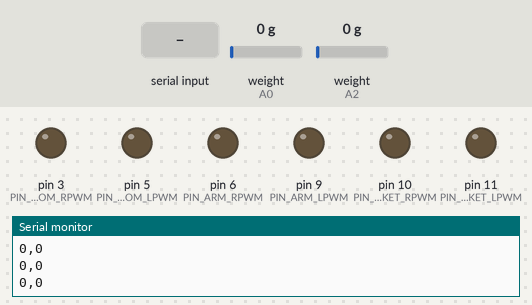
Bench run of a sketch on a simulated Arduino Uno, built with avr-gcc and run on an emulated ATmega328P. Parts: output pins drawn as LEDs (lit = HIGH), the last lines printed to the serial monitor. The inputs (shaded band) are chosen by the test bench; at power-on: weight on the scale (sensors on A0, A2) 0 g.

Above: at 1.2 s.
1.3 s: "i" received over Serial
At 1.8 s:
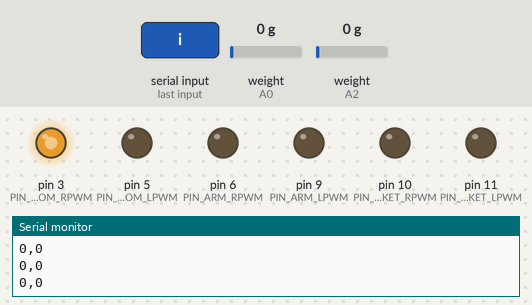
2.9 s: "k" received over Serial
At 4.2 s:
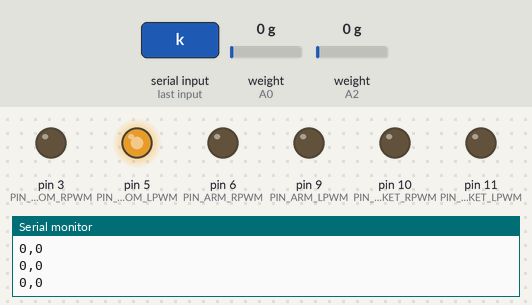
4.5 s: "w" received over Serial
At 5.7 s:
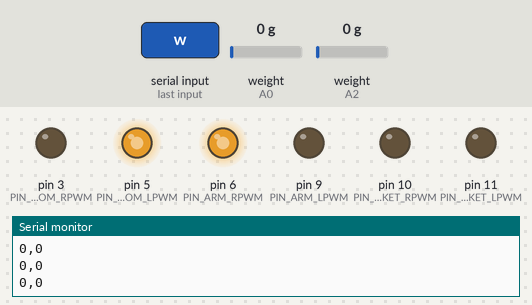
6.1 s: "I" received over Serial
At 7.1 s:
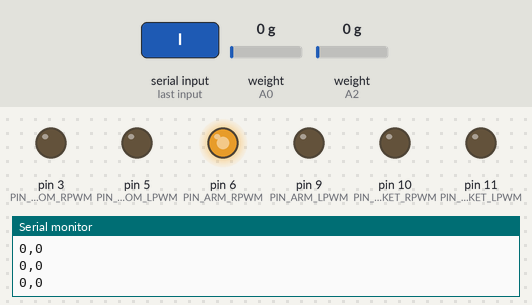
7.7 s: "s" received over Serial
At 8.5 s:
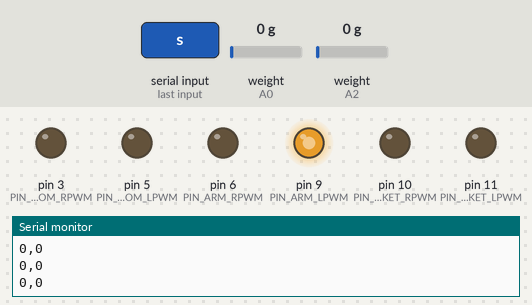
9.3 s: "l" received over Serial
At 9.9 s:
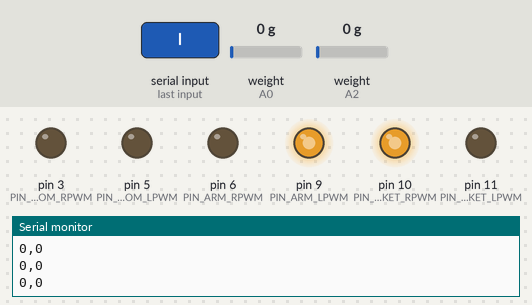
Timing chart, 0 to 11.9 s (numbered marks = the images above; inputs shaded):
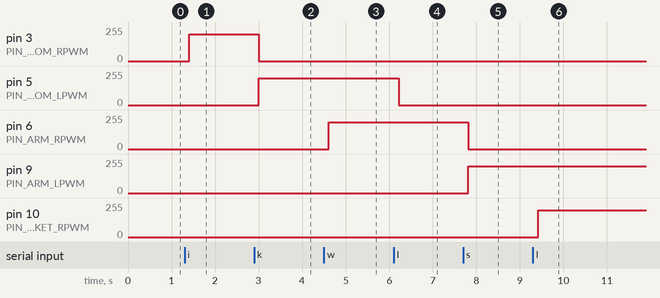

Measured:
- after the input at 1.3 s, pin 3 (PIN_BOOM_RPWM): 0/255 → 200/255 after 0.10 s
- after the input at 2.9 s, pin 3 (PIN_BOOM_RPWM): 200/255 → 0/255 after 0.11 s; pin 5 (PIN_BOOM_LPWM): 0/255 → 200/255 after 0.11 s
- after the input at 4.5 s, pin 6 (PIN_ARM_RPWM): 0/255 → 200/255 after 0.11 s
- after the input at 6.1 s, pin 5 (PIN_BOOM_LPWM): 200/255 → 0/255 after 0.12 s
- after the input at 7.7 s, pin 6 (PIN_ARM_RPWM): 200/255 → 0/255 after 0.12 s; pin 9 (PIN_ARM_LPWM): 0/255 → 200/255 after 0.12 s
- after the input at 9.3 s, pin 10 (PIN_BUCKET_RPWM): 0/255 → 200/255 after 0.12 s

The sketch:

dual_loadcell.ino
```cpp
/*
 * 캡스톤 프로젝트: 반응속도 최적화 (Non-blocking)
 * - 통신 속도: 115200 bps (고속)
 * - 로드셀: 기다리지 않고(is_ready) 데이터가 있을 때만 읽음
 */

#include "HX711.h"

// --- 핀 설정 ---
constexpr uint8_t PIN_BOOM_RPWM = 3;
constexpr uint8_t PIN_BOOM_LPWM = 5;
constexpr uint8_t PIN_ARM_RPWM = 6;
constexpr uint8_t PIN_ARM_LPWM = 9;
constexpr uint8_t PIN_BUCKET_RPWM = 10;
constexpr uint8_t PIN_BUCKET_LPWM = 11;
constexpr uint8_t PWM_MAX = 200; // 최대 속도 (필요시 255로 상향 가능)

// 로드셀 핀
const int LC1_DOUT = A0;
const int LC1_SCK = A1;
const int LC2_DOUT = A2;
const int LC2_SCK = A3;

HX711 scale1;
HX711 scale2;

// --- 모터 함수 ---
void drive(int pinPwm, int pinLow, int speed) {
  digitalWrite(pinLow, LOW);
  analogWrite(pinPwm, speed);
}
void stop(int pin1, int pin2) {
  digitalWrite(pin1, LOW);
  digitalWrite(pin2, LOW);
}

void setup() {
  pinMode(PIN_BOOM_RPWM, OUTPUT); pinMode(PIN_BOOM_LPWM, OUTPUT);
  pinMode(PIN_ARM_RPWM, OUTPUT);  pinMode(PIN_ARM_LPWM, OUTPUT);
  pinMode(PIN_BUCKET_RPWM, OUTPUT); pinMode(PIN_BUCKET_LPWM, OUTPUT);

  stop(PIN_BOOM_RPWM, PIN_BOOM_LPWM);
  stop(PIN_ARM_RPWM, PIN_ARM_LPWM);
  stop(PIN_BUCKET_RPWM, PIN_BUCKET_LPWM);

  // 🚀 [중요] 통신 속도를 115200으로 올림
  Serial.begin(115200);

  // 로드셀 시작 (tare 사용 안 함 -> 멈춤 방지)
  scale1.begin(LC1_DOUT, LC1_SCK);
  scale2.begin(LC2_DOUT, LC2_SCK);
}

void loop() {
  // ==========================================
  // 1. 모터 제어 (최우선 처리 - 딜레이 0초)
  // ==========================================
  if (Serial.available()) {
    char cmd = Serial.read();
    switch (cmd) {
      case 'i': drive(PIN_BOOM_RPWM, PIN_BOOM_LPWM, PWM_MAX); break;
      case 'k': drive(PIN_BOOM_LPWM, PIN_BOOM_RPWM, PWM_MAX); break;
      case 'I': case 'K': stop(PIN_BOOM_RPWM, PIN_BOOM_LPWM); break;

      case 'w': drive(PIN_ARM_RPWM, PIN_ARM_LPWM, PWM_MAX); break;
      case 's': drive(PIN_ARM_LPWM, PIN_ARM_RPWM, PWM_MAX); break;
      case 'W': case 'S': stop(PIN_ARM_RPWM, PIN_ARM_LPWM); break;

      case 'l': drive(PIN_BUCKET_RPWM, PIN_BUCKET_LPWM, PWM_MAX); break;
      case 'j': drive(PIN_BUCKET_LPWM, PIN_BUCKET_RPWM, PWM_MAX); break;
      case 'L': case 'J': stop(PIN_BUCKET_RPWM, PIN_BUCKET_LPWM); break;
    }
  }

  // ==========================================
  // 2. 로드셀 읽기 (비동기 방식 - Non-blocking)
  // ==========================================
  // "지금 값 줄 수 있어?"라고 물어보고, "아니"라고 하면 바로 넘어감
  // 절대 기다리지 않음(while문 없음)

  static long last_val1 = 0;
  static long last_val2 = 0;
  bool updated = false;

  // 센서 1 확인
  if (scale1.is_ready()) {
    last_val1 = scale1.read(); // get_value() 대신 read() 사용 (더 빠름)
    updated = true;
  }

  // 센서 2 확인
  if (scale2.is_ready()) {
    last_val2 = scale2.read();
    updated = true;
  }

  // 값이 갱신되었을 때만 데이터 전송 (또는 일정 주기마다)
  // 너무 자주 보내면 파이썬이 힘들어하므로, 간단한 타이머 적용
  static unsigned long last_send_time = 0;
  if (millis() - last_send_time > 50) { // 50ms (초당 20회) 마다 전송
    Serial.print(last_val1);
    Serial.print(",");
    Serial.println(last_val2);
    last_send_time = millis();
  }
}
```
